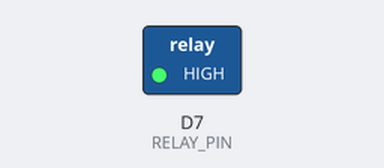
The sketch below on a simulated ESP8266 (NodeMCU). Parts: switched loads named in the sketch (green lamp = pin HIGH). At 120.0 s the program puts the board to deep sleep or switches it off; the recording ends there.

Above: at 0.1 s.
Timing chart, 0 to 120.0 s (numbered marks = the images above):
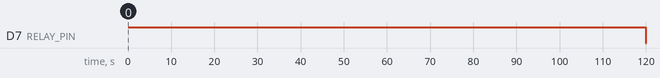

Measured:
- by itself, D7 (RELAY_PIN): LOW → HIGH at 0.00 s, → LOW 120 s later

The sketch:

irrigation_system.ino
```cpp
/*
  Activates a pin, typically connected to a relay, setting it to HIGH for 2 minutes.
  Subsequently, the Arduino enters a deep sleep mode for 1 day, minimizing power consumption.

  This configuration could be used to activate a valve connected to a normally-open relay,
  allowing it to open for two minutes each day, facilitating the controlled flow of liquid.

  Note: for the deep sleep mode it is necessary to connect D0 to RST (AFTER code upload).
*/

const int RELAY_PIN = D7;

void setup() {
  pinMode(RELAY_PIN, OUTPUT);
}

void loop() {
  digitalWrite(RELAY_PIN, HIGH);
  delay(12e4); // 2 minutes
  digitalWrite(RELAY_PIN, LOW);
  ESP.deepSleep(864e8); // 1 day
}
```
